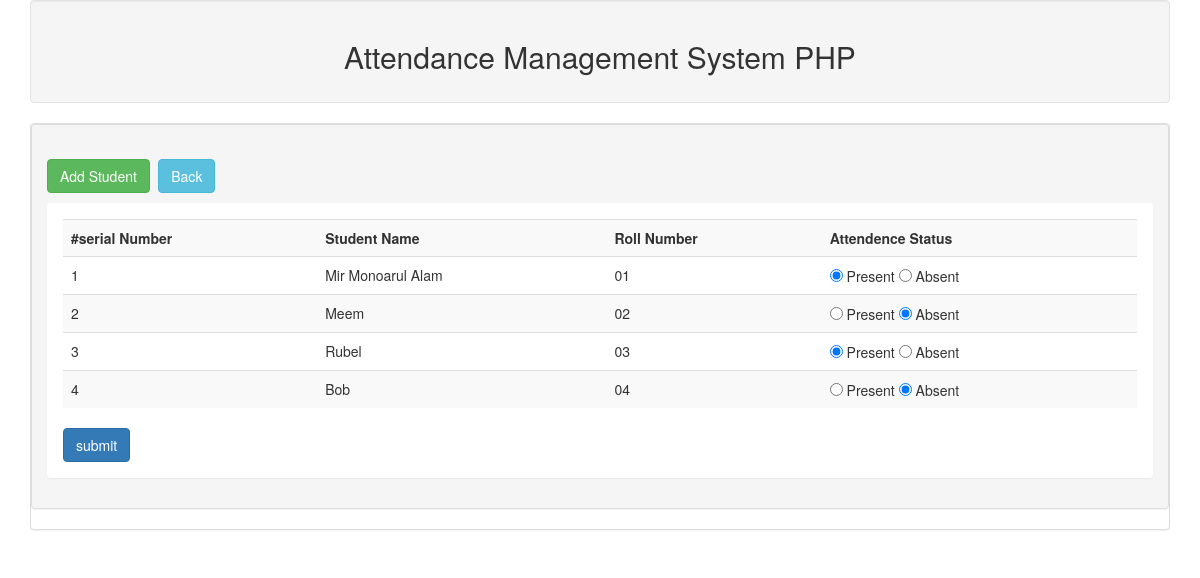
Page /show_attendence.php on the committed database.
### tables this page shows
CREATE TABLE `attendance_records` (
  `id` int(11) NOT NULL,
  `studnet_name` varchar(255) NOT NULL,
  `roll_number` varchar(255) NOT NULL,
  `attendance_status` varchar(255) NOT NULL,
  `date` date NOT NULL
);

### show_attendence.php (the view)
<?php
include("db.php");
include("header.php");
 ?>
 <div class="panel panel-default">
 	<div class="panel panel-heading">
 		<h2>
 		<a class="btn btn-success" href="add.php">Add Student</a>
 		<a class="btn btn-info" href="index.php">Back</a>
 		</h2>
 		<div class="panel panel-body">
 			<form action="index.php" method="post">
 				<table class="table table-striped">
 					<tr>
 					<th>#serial Number</th>
 					<th>Student Name</th>
 					<th>Roll Number</th>
 					<th>Attendence Status</th>
 					</tr>
 					<?php
 					$result=mysqli_query($con,"SELECT * FROM attendance_records where date = date");
 					$serialnumber=0;
 					$counter=0;
 					while ($row=mysqli_fetch_array($result)) {
 						$serialnumber++;
 						?>
 						<tr>
 						<td><?php echo $serialnumber; ?></td>
 						<td><?php echo $row['studnet_name']; ?></td>
 						<td><?php echo $row['roll_number']; ?></td>
 						<td>
 							<input type="radio" name="attendance_status[<?php echo $counter; ?>]" <?php if($row['attendance_status']=="Present")
 								echo "checked=checked";
 							?> value="Present"> Present
 							<input type="radio" name="attendance_status[<?php echo $counter; ?>]" value="Absent"
 							<?php if($row['attendance_status']=="Absent")
 								echo "checked=checked";
 							?>
 							> Absent
 						</td>
 						</tr>
 						<?php
 						$counter++;
 					}
 					?>
 				</table>
 				<input type="submit" name="submit" value="submit" class="btn btn-primary">
 			</form>
 		</div>
 	</div>
 </div>

### header.php (shortened to what this page needs)
<!DOCTYPE html>
<html>
<head>
<link rel="stylesheet" href="https://maxcdn.bootstrapcdn.com/bootstrap/3.4.0/css/bootstrap.min.css">
<div class="container">
	<div class="well text-center"> <h2> Attendance Management System PHP </h2></div>

### rows in the picture
attendance_records: studnet_name "Mir Monoarul Alam", roll_number "01", attendance_status "☑"
attendance_records: studnet_name "Meem", roll_number "02", attendance_status "☑"
attendance_records: studnet_name "Rubel", roll_number "03", attendance_status "☑"
attendance_records: studnet_name "Bob", roll_number "04", attendance_status "☑"
